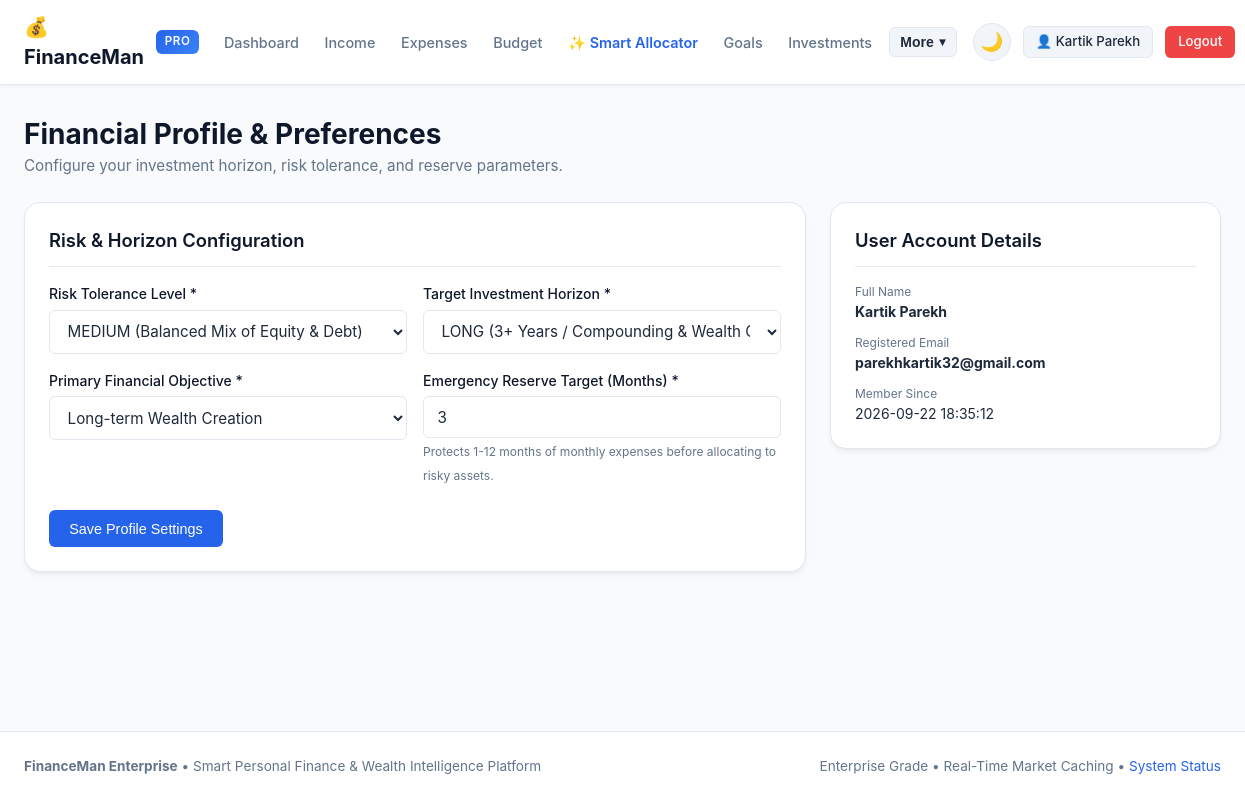
Screenshot of /profile (signed in) with the database file from the repository.
### tables this page shows
CREATE TABLE users (
    id INTEGER PRIMARY KEY AUTOINCREMENT,
    name TEXT NOT NULL,
    email TEXT UNIQUE NOT NULL,
    password_hash TEXT NOT NULL,
    created_at TIMESTAMP DEFAULT CURRENT_TIMESTAMP
);

CREATE TABLE user_profiles (
    id INTEGER PRIMARY KEY AUTOINCREMENT,
    user_id INTEGER UNIQUE NOT NULL,
    risk_tolerance TEXT DEFAULT 'MEDIUM' CHECK(risk_tolerance IN ('LOW', 'MEDIUM', 'HIGH')),
    investment_horizon TEXT DEFAULT 'MEDIUM' CHECK(investment_horizon IN ('SHORT', 'MEDIUM', 'LONG')),
    primary_goal TEXT DEFAULT 'Wealth Creation',
    emergency_fund_months INTEGER DEFAULT 3 CHECK(emergency_fund_months >= 1),
    updated_at TIMESTAMP DEFAULT CURRENT_TIMESTAMP,
    FOREIGN KEY (user_id) REFERENCES users(id) ON DELETE CASCADE
);

### app.py (the view, shortened to what this page needs)
@app.route("/profile", methods=["GET", "POST"])
@login_required
def profile():
    user_id = session["user_id"]
    user_info = get_user_by_id(user_id)
    user_profile = get_user_profile(user_id)
    return render_template(
        "profile.html",
        user_info=user_info,
        profile=user_profile
    )

### app.py (called while the page is built)
def login_required(f):
    @wraps(f)
    def decorated_function(*args, **kwargs):
        if "user_id" not in session:
            flash("Please log in to access this page.", "warning")
            return redirect(url_for("login"))
        return f(*args, **kwargs)
    return decorated_function

### database/database.py (called while the page is built)
def get_db_connection() -> sqlite3.Connection:
    conn = sqlite3.connect(str(DB_PATH))
    conn.row_factory = sqlite3.Row
    conn.execute("PRAGMA foreign_keys = ON;")
    return conn

def execute_one(sql: str, params: tuple = ()) -> Optional[Dict[str, Any]]:
    conn = get_db_connection()
    try:
        cursor = conn.cursor()
        cursor.execute(sql, params)
        row = cursor.fetchone()
        return dict(row) if row else None
    finally:
        conn.close()

### services/auth_service.py (called while the page is built, shortened)
def get_user_by_id(user_id: int) -> Optional[Dict[str, Any]]:
    return execute_one("SELECT id, name, email, created_at FROM users WHERE id = ?;", (user_id,))

def get_user_profile(user_id: int) -> Dict[str, Any]:
    profile = execute_one(
        """
        SELECT risk_tolerance, investment_horizon, primary_goal, emergency_fund_months, updated_at
        FROM user_profiles
        WHERE user_id = ?;
        """,
        (user_id,)
    )
    if profile:
        return dict(profile)

### templates/profile.html (shortened to what this page needs)
{% extends "base.html" %}
{% block content %}
<div style="display: flex; justify-content: space-between; align-items: center; margin-bottom: 1.5rem; flex-wrap: wrap; gap: 1rem;">
  <div>
    <h1 style="font-size: 1.75rem; color: var(--secondary);">Financial Profile & Preferences</h1>
    <p style="color: var(--text-muted); font-size: 0.95rem;">Configure your investment horizon, risk tolerance, and reserve parameters.</p>
  </div>
</div>
<div class="dashboard-grid">
  <div>
    <div class="card">
      <div class="card-header">
        <h3 class="card-title">Risk & Horizon Configuration</h3>
      </div>
      <form method="POST" action="{{ url_for('profile') }}">
        <div class="form-row">
          <div class="form-group">
            <label class="form-label" for="risk_tolerance">Risk Tolerance Level *</label>
            <select class="form-select" id="risk_tolerance" name="risk_tolerance" required>
              <option value="MEDIUM" {% if profile.risk_tolerance == 'MEDIUM' %}selected{% endif %}>MEDIUM (Balanced Mix of Equity & Debt)</option>
            </select>
          </div>
          <div class="form-group">
            <label class="form-label" for="investment_horizon">Target Investment Horizon *</label>
            <select class="form-select" id="investment_horizon" name="investment_horizon" required>
              <option value="LONG" {% if profile.investment_horizon == 'LONG' %}selected{% endif %}>LONG (3+ Years / Compounding & Wealth Creation)</option>
            </select>
          </div>
        </div>
        <div class="form-row">
          <div class="form-group">
            <label class="form-label" for="primary_goal">Primary Financial Objective *</label>
            <select class="form-select" id="primary_goal" name="primary_goal" required>
              <option value="Wealth Creation" {% if profile.primary_goal == 'Wealth Creation' %}selected{% endif %}>Long-term Wealth Creation</option>
            </select>
          </div>
          <div class="form-group">
            <label class="form-label" for="emergency_fund_months">Emergency Reserve Target (Months) *</label>
            <input type="number" min="1" max="12" class="form-control" id="emergency_fund_months" name="emergency_fund_months" value="{{ profile.emergency_fund_months or 3 }}" required>
            <small style="color: var(--text-muted); font-size: 0.75rem;">Protects 1-12 months of monthly expenses before allocating to risky assets.</small>
          </div>
        </div>
        <button type="submit" class="btn btn-primary" style="margin-top: 0.5rem;">Save Profile Settings</button>
      </form>
    </div>
  </div>
  <div>
    <div class="card">
      <div class="card-header">
        <h3 class="card-title">User Account Details</h3>
      </div>
      <div style="display: grid; gap: 0.75rem; font-size: 0.875rem;">
        <div>
          <span style="color: var(--text-muted); font-size: 0.75rem; display: block;">Full Name</span>
          <strong>{{ user_info.name }}</strong>
        </div>
        <div>
          <span style="color: var(--text-muted); font-size: 0.75rem; display: block;">Registered Email</span>
          <strong>{{ user_info.email }}</strong>
        </div>
        <div>
          <span style="color: var(--text-muted); font-size: 0.75rem; display: block;">Member Since</span>
          <span>{{ user_info.created_at }}</span>
        </div>
      </div>
    </div>
  </div>
</div>
{% endblock %}

### templates/base.html (shortened to what this page needs)
<!DOCTYPE html>
<html lang="en">
<head>
  <link rel="stylesheet" href="{{ url_for('static', filename='css/style.css') }}">
</head>
<body>
  <nav class="navbar">
    <div class="nav-container">
      <a href="{{ url_for('dashboard') }}" class="brand">
        <span>💰 FinanceMan</span>
        <span class="brand-badge">PRO</span>
      </a>
      {% if session.get('user_id') %}
      <ul class="nav-links" id="mainNavLinks">
        <li><a href="{{ url_for('dashboard') }}">Dashboard</a></li>
        <li><a href="{{ url_for('income') }}">Income</a></li>
        <li><a href="{{ url_for('expenses') }}">Expenses</a></li>
        <li><a href="{{ url_for('budget') }}">Budget</a></li>
        <li><a href="{{ url_for('smart_budget') }}" style="color: var(--primary); font-weight: 600;">✨ Smart Allocator</a></li>
        <li><a href="{{ url_for('goals') }}">Goals</a></li>
        <li><a href="{{ url_for('investments') }}">Investments</a></li>
        <li class="nav-dropdown" id="moreDropdown">
          <button type="button" class="nav-dropdown-btn" id="moreDropdownBtn" aria-expanded="false" aria-haspopup="true">
            <span>More</span>
            <span class="dropdown-arrow">▾</span>
          </button>
        </li>
      </ul>
      <div class="nav-actions">
        <button type="button" id="themeToggle" class="theme-toggle-btn" aria-label="Toggle Theme" title="Toggle Theme">
          <span id="themeIcon">🌙</span>
        </button>
        <a href="{{ url_for('profile') }}" class="btn btn-secondary btn-sm user-profile-btn" title="View Profile">👤 {{ session.get('user_name', 'Profile') }}</a>
        <a href="{{ url_for('logout') }}" class="btn btn-danger btn-sm" title="Sign Out">Logout</a>
      </div>
      {% endif %}
    </div>
  </nav>
  <main class="main-content">
    {% block content %}{% endblock %}
  </main>
  <footer class="footer">
    <div style="max-width: 1320px; margin: 0 auto; display: flex; justify-content: space-between; align-items: center; flex-wrap: wrap; gap: 1rem;">
      <div>
        <strong>FinanceMan Enterprise</strong> &bull; Smart Personal Finance & Wealth Intelligence Platform
      </div>
      <div>
        Enterprise Grade &bull; Real-Time Market Caching &bull; <a href="{{ url_for('status') }}" style="color: var(--primary); text-decoration: none;">System Status</a>
      </div>
    </div>
  </footer>
</body>
</html>

### rows the page displays
users: get "Kartik Parekh", name "Kartik Parekh", email "parekhkartik32@gmail.com", created_at "2026-09-22 18:35:12"
user_profiles: risk_tolerance "MEDIUM (Balanced Mix of Equity & Debt)", investment_horizon "LONG (3+ Years / Compounding & Wealth Creation)", primary_goal "Long-term Wealth Creation", emergency_fund_months "3"
